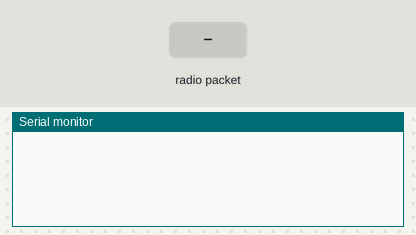
This sketch was run on a simulated Arduino Uno, built with avr-gcc and run on an emulated ATmega328P. On the bench: the last lines printed to the serial monitor. The test bench sets the inputs (shaded band). No radio packets arrive unless stated.

Above: at 1.2 s.
1.3 s: radio packet "1" arrives
At 2.1 s:
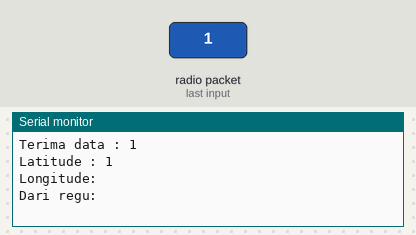
2.8 s: radio packet "0" arrives
At 3.2 s:
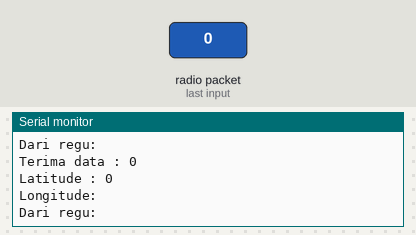
4.3 s: radio packet "2" arrives
At 5.6 s:
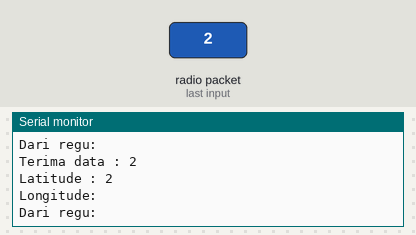

Measured:
- after the input at 1.3 s, the serial monitor: prints a new line at once (image 1)
- after the input at 2.8 s, the serial monitor: prints a new line at once (image 2)
- after the input at 4.3 s, the serial monitor: prints a new line at once (image 3)

The sketch:

Recive.ino
```cpp
#include <SPI.h>
#include <nRF24L01.h>
#include <RF24.h>

RF24 radio(7, 8); // CE, CSN

const byte address[6] = "Regu1";
String cmd;

void setup() {
  Serial.begin(9600);
  radio.begin();
  radio.openReadingPipe(0, address);
  radio.setPALevel(RF24_PA_MIN);
  radio.startListening();
}
void loop() {

  if (radio.available()) {
    char text[64] = "";
    radio.read(&text, sizeof(text));
    Serial.print("Terima data : ");
    Serial.println(text);
    cmd+=text;
    Serial.print("Latitude : "); Serial.println(cmd.substring(0,9));
    Serial.print("Longitude: "); Serial.println(cmd.substring(10,20));
    Serial.print("Dari regu: "); Serial.println(cmd.substring(21,26));
    cmd="";
  }
}
```
